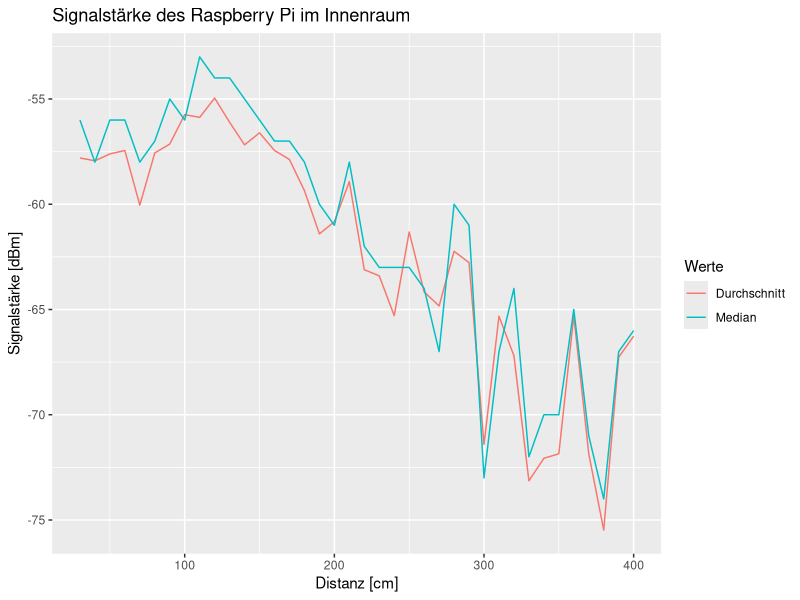

Recreate this plot in R.
library(ggplot2)

#avgData <- c(-60, -61, -67, -73, -66, -65, -63, -59, -61)
#minData <- c(-63, -70, -83, -96, -75, -69, -69, -65, -67)
#maxData <- c(-57, -56, -58, -60, -59, -60, -58, -55, -55)

data <- read.csv(file='signal_Strength_raspberry_avg_median.csv', head=TRUE, sep=';')


pdf(file="avgmedianiphone5_raspberry.pdf", onefile=TRUE, pagecentre=TRUE, width=12, height=6)
print(
	ggplot(data = data, aes(x=distance, y=value)) + geom_line(aes(y=avg, col = 'Durchschnitt')) + geom_line(aes(y=median, col = 'Median')) + ylab("Signalstärke [dBm]") + xlab("Distanz [cm]") + ggtitle("Signalstärke des Raspberry Pi im Innenraum") + labs(colour = "Werte")
)
